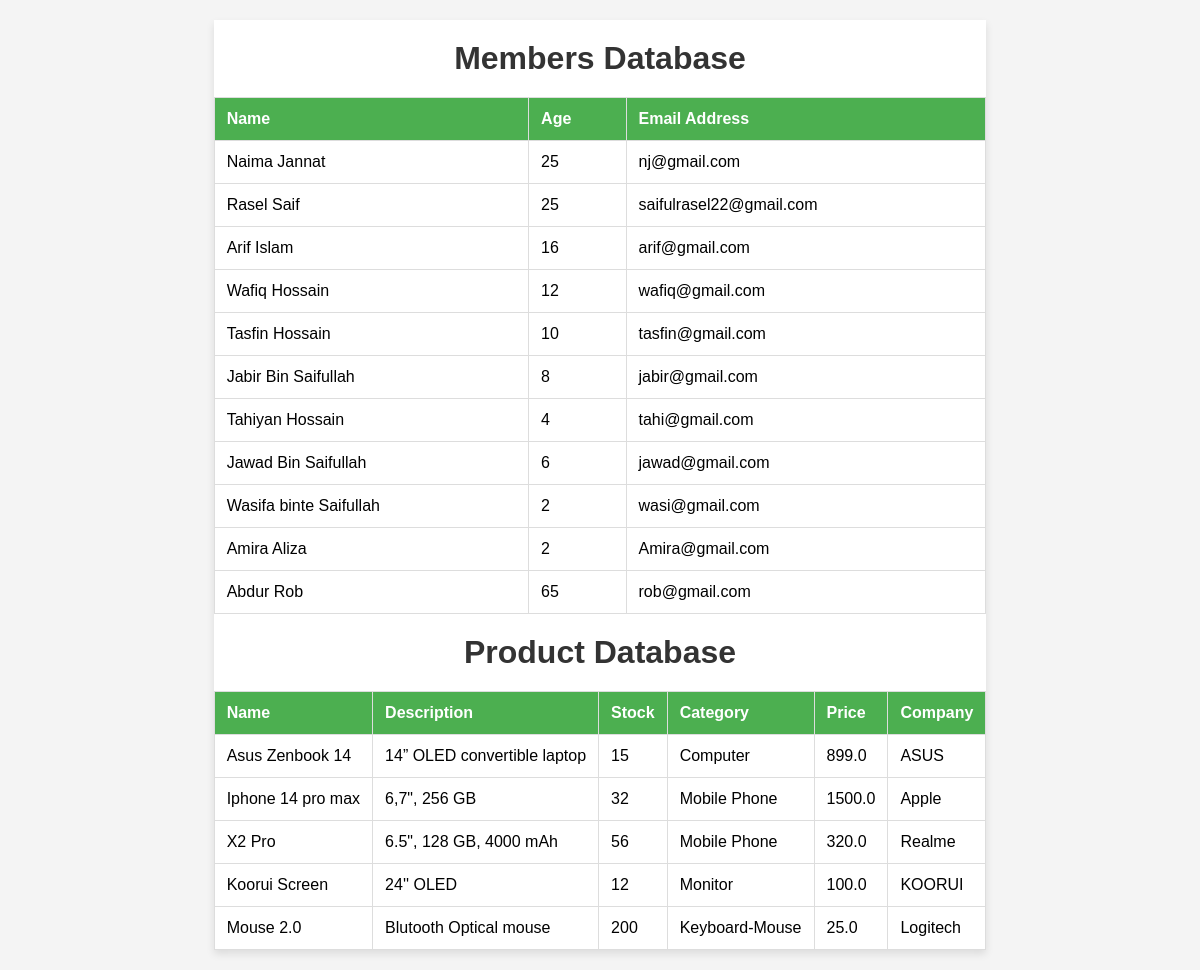
Page /playground/home/ on the earlier database version.
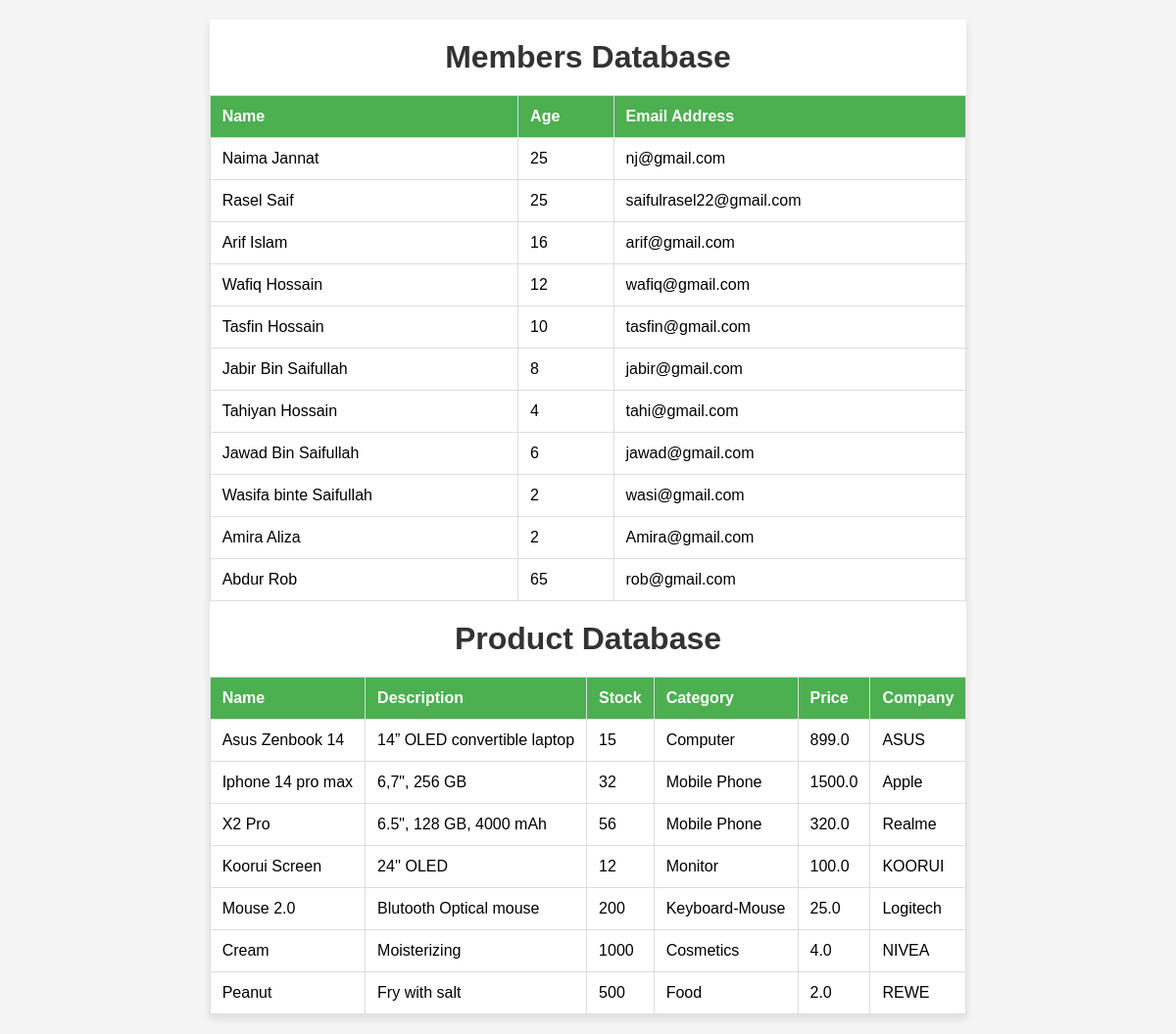
Same page on the later database version.
### playground/models.py (models this page shows, shortened)
class Member(models.Model):
    fname = models.CharField(max_length=100)
    lname = models.CharField(max_length=100)
    email = models.EmailField(max_length=100)
    password = models.CharField(max_length=50)
    age = models.IntegerField()

class Product(models.Model):
    name = models.CharField(max_length=200)
    description = models.CharField(max_length=1000)
    stock = models.IntegerField()
    category = models.CharField(max_length=200)
    price = models.FloatField()
    company = models.CharField(max_length=500)

### playground/views.py (the view)
# urls.py: path("home/", views.home, name="home"),
def home(request):
    all_members = Member.objects.all # taking all member's objects in all_members var
    all_products = Product.objects.all
    return render(request, 'playground/home.html',
                  {
                      'all_items': all_members,
                      'all_products': all_products,
                  }
            ) # taking all in all_items. all_items is a var which will be used in home.html

### playground/templates/playground/home.html (shortened to what this page needs)
<!DOCTYPE html>
<html lang="en">
<head>
    {% load static %}
    <link rel="stylesheet" href="{% static 'playground/site.css' %}">
</head>
<body>
    <div class= "container">
        <h1>Members Database</h1>
        <table>
            <thead>
                <tr>
                    <th>Name</th>
                    <th>Age</th>
                    <th>Email Address</th>
                </tr>
            </thead>
            {% for member in all_items %}
            <tbody>
                <tr>
                    <td>{{ member.fname }} {{ member.lname }}</td>
                    <td>{{ member.age }}</td>
                    <td>{{ member.email }}</td>
                </tr>
            </tbody>
            {% endfor %}
        </table>
        <h1>Product Database</h1>
        <table>
            <thead>
                <tr>
                    <th>Name</th>
                    <th>Description</th>
                    <th>Stock</th>
                    <th>Category</th>
                    <th>Price</th>
                    <th>Company</th>
                </tr>
            </thead>
            {% for product in all_products %}
            <tbody>
                <tr>
                    <td>{{ product.name }}</td>
                    <td>{{ product.description }}</td>
                    <td>{{ product.stock }}</td>
                    <td>{{ product.category }}</td>
                    <td>{{ product.price }}</td>
                    <td>{{ product.company }}</td>
                </tr>
            </tbody>
            {% endfor %}
        </table>
    </div>
</body>
</html>

Differences in the rows shown:
added Product: name "Cream", description "Moisterizing", stock "1000", category "Cosmetics", price "4.0", company "NIVEA"
added Product: name "Peanut", description "Fry with salt", stock "500", category "Food", price "2.0", company "REWE"
